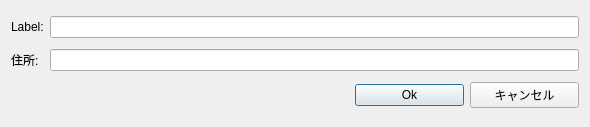
<?xml version="1.0" encoding="UTF-8"?>
<ui version="4.0">
 <class>NewAddressDialog</class>
 <widget class="QDialog" name="NewAddressDialog">
  <property name="geometry">
   <rect>
    <x>0</x>
    <y>0</y>
    <width>590</width>
    <height>127</height>
   </rect>
  </property>
  <property name="windowTitle">
   <string>新しいアドレス</string>
  </property>
  <layout class="QGridLayout" name="gridLayout">
   <item row="0" column="0">
    <widget class="QLabel" name="label">
     <property name="sizePolicy">
      <sizepolicy hsizetype="Maximum" vsizetype="Preferred">
       <horstretch>0</horstretch>
       <verstretch>0</verstretch>
      </sizepolicy>
     </property>
     <property name="text">
      <string>Label:</string>
     </property>
    </widget>
   </item>
   <item row="0" column="1" colspan="3">
    <widget class="QLineEdit" name="m_labelEdit">
     <property name="sizePolicy">
      <sizepolicy hsizetype="Expanding" vsizetype="Fixed">
       <horstretch>0</horstretch>
       <verstretch>0</verstretch>
      </sizepolicy>
     </property>
     <property name="echoMode">
      <enum>QLineEdit::Normal</enum>
     </property>
    </widget>
   </item>
   <item row="1" column="0">
    <widget class="QLabel" name="label_2">
     <property name="sizePolicy">
      <sizepolicy hsizetype="Maximum" vsizetype="Preferred">
       <horstretch>0</horstretch>
       <verstretch>0</verstretch>
      </sizepolicy>
     </property>
     <property name="text">
      <string>住所:</string>
     </property>
    </widget>
   </item>
   <item row="1" column="1" colspan="3">
    <widget class="QLineEdit" name="m_addressEdit">
     <property name="echoMode">
      <enum>QLineEdit::Normal</enum>
     </property>
    </widget>
   </item>
   <item row="2" column="0" colspan="2">
    <spacer name="horizontalSpacer">
     <property name="orientation">
      <enum>Qt::Horizontal</enum>
     </property>
     <property name="sizeHint" stdset="0">
      <size>
       <width>338</width>
       <height>20</height>
      </size>
     </property>
    </spacer>
   </item>
   <item row="2" column="2">
    <widget class="QPushButton" name="m_okButton">
     <property name="enabled">
      <bool>true</bool>
     </property>
     <property name="text">
      <string>Ok</string>
     </property>
     <property name="default">
      <bool>true</bool>
     </property>
    </widget>
   </item>
   <item row="2" column="3">
    <widget class="QPushButton" name="m_cancelButton">
     <property name="text">
      <string>キャンセル</string>
     </property>
    </widget>
   </item>
  </layout>
 </widget>
 <resources/>
 <connections>
  <connection>
   <sender>m_okButton</sender>
   <signal>clicked()</signal>
   <receiver>NewAddressDialog</receiver>
   <slot>accept()</slot>
   <hints>
    <hint type="sourcelabel">
     <x>410</x>
     <y>102</y>
    </hint>
    <hint type="destinationlabel">
     <x>294</x>
     <y>63</y>
    </hint>
   </hints>
  </connection>
  <connection>
   <sender>m_cancelButton</sender>
   <signal>clicked()</signal>
   <receiver>NewAddressDialog</receiver>
   <slot>reject()</slot>
   <hints>
    <hint type="sourcelabel">
     <x>526</x>
     <y>102</y>
    </hint>
    <hint type="destinationlabel">
     <x>294</x>
     <y>63</y>
    </hint>
   </hints>
  </connection>
 </connections>
</ui>
